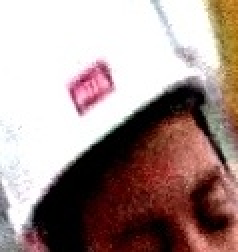
#> input picture image_enhancement_functions/dataset/helmet/103.jpg, 119 x 126 px (shown 2 times larger); its folder holds 3 pictures in this run
$ python train_classifier.py
#> lines starting #> are read from the running program, lines starting #| are printed output that depends on the picture
### image_enhancement_functions/hog_utils.py
import numpy as np

def rgb_to_gray(image: np.ndarray) -> np.ndarray:
    """
    Weighted luminance formula — matches human eye sensitivity.
    Green carries the most perceived brightness information.
    Input:  (H, W, 3) uint8
    Output: (H, W)    float32, range [0, 255]
    """
    return (0.299 * image[..., 0] +
            0.587 * image[..., 1] +
            0.114 * image[..., 2]).astype(np.float32)

def convolve2d(image: np.ndarray, kernel: np.ndarray) -> np.ndarray:
    """
    Manual 2D convolution — no scipy, no cv2.
    Uses stride tricks for speed instead of nested loops.
    """
    kh, kw = kernel.shape
    pad_h, pad_w = kh // 2, kw // 2

    # Pad so output is same size as input
    padded = np.pad(image, ((pad_h, pad_h), (pad_w, pad_w)), mode='reflect')

    # sliding_window_view gives us every (kh, kw) patch without copying data
    from numpy.lib.stride_tricks import sliding_window_view
    windows = sliding_window_view(padded, (kh, kw))  # shape: (H, W, kh, kw)

    # Dot each patch with the kernel
    return (windows * kernel).sum(axis=(-2, -1))


def compute_gradients(gray: np.ndarray):
    """
    Sobel-X detects vertical edges (responds to horizontal change).
    Sobel-Y detects horizontal edges (responds to vertical change).

    Sobel-X:          Sobel-Y:
    [-1  0 +1]        [+1 +2 +1]
    [-2  0 +2]        [ 0  0  0]
    [-1  0 +1]        [-1 -2 -1]
    """
    Kx = np.array([[-1, 0, 1],
                   [-2, 0, 2],
                   [-1, 0, 1]], dtype=np.float32)

    Ky = np.array([[ 1,  2,  1],
                   [ 0,  0,  0],
                   [-1, -2, -1]], dtype=np.float32)

    Gx = convolve2d(gray, Kx)
    Gy = convolve2d(gray, Ky)

    magnitude   = np.sqrt(Gx**2 + Gy**2)
    orientation = np.degrees(np.arctan2(Gy, Gx))  # range: (-180, 180]

    # HOG uses *unsigned* orientations — a vertical edge looks the same
    # whether the dark side is left or right. Fold into [0, 180).
    orientation = orientation % 180

    return Gx, Gy, magnitude, orientation

def build_cell_histograms(magnitude: np.ndarray,
                          orientation: np.ndarray,
                          cell_size: int = 8,
                          n_bins: int = 9) -> np.ndarray:
    """
    Divide the image into non-overlapping cells of (cell_size × cell_size).
    Each pixel casts a weighted vote into 2 adjacent bins (bilinear interpolation).

    Returns: (n_cells_y, n_cells_x, n_bins) — one 9-dim histogram per cell.

    Bin boundaries: 0°, 20°, 40°, 60°, 80°, 100°, 120°, 140°, 160°
    Bin centres:    10°, 30°, 50°, 70°, 90°, 110°, 130°, 150°, 170°
    """
    H, W = magnitude.shape
    n_cells_y = H // cell_size
    n_cells_x = W // cell_size

    histograms = np.zeros((n_cells_y, n_cells_x, n_bins), dtype=np.float32)

    bin_width = 180.0 / n_bins  # = 20 degrees per bin

    for cy in range(n_cells_y):
        for cx in range(n_cells_x):
            # Extract the 8×8 patch for this cell
            y0, y1 = cy * cell_size, (cy + 1) * cell_size
            x0, x1 = cx * cell_size, (cx + 1) * cell_size

            cell_mag = magnitude[y0:y1, x0:x1].ravel()   # 64 values
            cell_ori = orientation[y0:y1, x0:x1].ravel() # 64 values

            # Each pixel votes into bins using bilinear interpolation.
            # This prevents sharp jumps when an orientation crosses a bin edge.
            bin_float = cell_ori / bin_width       # e.g. 35° → bin 1.75
            bin_lo    = np.floor(bin_float).astype(int) % n_bins
            bin_hi    = (bin_lo + 1) % n_bins
            weight_hi = bin_float - np.floor(bin_float)  # fractional part
            weight_lo = 1.0 - weight_hi

            # Accumulate weighted magnitudes into both adjacent bins
            np.add.at(histograms[cy, cx], bin_lo, cell_mag * weight_lo)
            np.add.at(histograms[cy, cx], bin_hi, cell_mag * weight_hi)

    return histograms

def normalize_blocks(histograms: np.ndarray,
                     block_size: int = 2,
                     epsilon: float = 1e-6) -> np.ndarray:
    """
    Slide a (block_size × block_size) window of cells across the histogram grid.
    Stride = 1 cell, so blocks overlap.

    For a 128×64 patch: 16×8 cells → 15×7 = 105 blocks → 105×4×9 = 3780 features.

    L2-norm:  v_normalized = v / sqrt(||v||² + ε²)
    The epsilon prevents division by zero in flat regions.
    """
    n_cells_y, n_cells_x, n_bins = histograms.shape
    n_blocks_y = n_cells_y - block_size + 1
    n_blocks_x = n_cells_x - block_size + 1

    descriptor = []

    for by in range(n_blocks_y):
        for bx in range(n_blocks_x):
            # Concatenate the 4 cell histograms in this 2×2 block
            block = histograms[by:by+block_size, bx:bx+block_size, :]
            block_vec = block.ravel()  # 4 × 9 = 36 values

            # L2 normalization
            norm = np.sqrt(np.sum(block_vec**2) + epsilon**2)
            descriptor.append(block_vec / norm)

    return np.concatenate(descriptor)  # final 1D feature vector

def extract_hog(image_rgb: np.ndarray,
                cell_size: int = 8,
                block_size: int = 2,
                n_bins: int = 9,
                patch_size: tuple = (128, 64)) -> tuple:
    """
    Full HOG pipeline for a single image patch.

    patch_size: (height, width) — standard is 128×64 for pedestrian/person detection.
    For helmet detection on cropped head regions you might use 64×64.

    Returns:
        descriptor  — 1D feature vector (3780 values for 128×64)
        internals   — dict with gradient/histogram data for visualization
    """
    import cv2  # only for resize — all math stays ours

    # Resize patch to standard size
    patch = cv2.resize(image_rgb, (patch_size[1], patch_size[0]))

    gray                         = rgb_to_gray(patch)
    Gx, Gy, magnitude, orient    = compute_gradients(gray)
    histograms                   = build_cell_histograms(magnitude, orient,
                                                         cell_size, n_bins)
    descriptor                   = normalize_blocks(histograms, block_size)

    internals = {
        'patch':       patch,
        'gray':        gray,
        'Gx':          Gx,
        'Gy':          Gy,
        'magnitude':   magnitude,
        'orientation': orient,
        'histograms':  histograms,
        'cell_size':   cell_size,
        'n_bins':      n_bins,
    }

    return descriptor, internals

import cv2
import numpy as np
import matplotlib.pyplot as plt
import matplotlib.patches as mpatches

# [84 lines left out: function visualize_hog, not called in this run]

# [14 lines that do not run on import are left out]

    # This descriptor is what you feed to your SVM in Phase 3
    # Shape: (3780,) — one row per training image

### image_enhancement_functions/train_classifier.py
import os
import cv2
import numpy as np
from hog_utils import extract_hog
from sklearn.svm import SVC
from sklearn.model_selection import train_test_split
from sklearn.metrics import classification_report
import joblib

DATASET_PATH = "dataset"

X = []
y = []

labels = ["helmet", "no_helmet"]

print("📥 Loading dataset...")

for label in labels:
    folder = os.path.join(DATASET_PATH, label)

    for file in os.listdir(folder):
        img_path = os.path.join(folder, file)
        img = cv2.imread(img_path)
#> img is the input picture: shape (126, 119, 3); mean B, G, R 143.6, 147.1, 168.7

        if img is None:
            continue

        img_rgb = cv2.cvtColor(img, cv2.COLOR_BGR2RGB)

        features, _ = extract_hog(img_rgb, patch_size=(64, 64))
#> in extract_hog, `patch = cv2.resize(image_rgb, (patch_size[1], patch_size[0]))`:
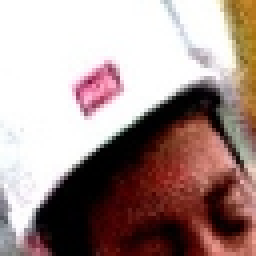
#> patch: shape (64, 64, 3) (shown 4 times larger); mean R, G, B 168.7, 147.1, 143.5
#> in convolve2d, `padded = np.pad(image, ((pad_h, pad_h), (pad_w, pad_w)), mode='reflect')`:
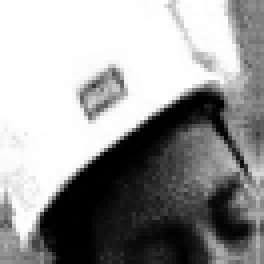
#> padded: shape (66, 66) float32 (shown 4 times larger); min 0, max 255, mean 153.8
#> in convolve2d, `return (windows * kernel).sum(axis=(-2, -1))`:
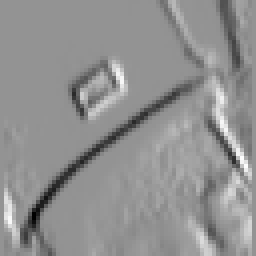
#> returned value: shape (64, 64) float32 (shown 4 times larger); min -824.2, max 601.8, mean -11.1; drawn with min black and max white
#> in convolve2d (call 2), `return (windows * kernel).sum(axis=(-2, -1))`:
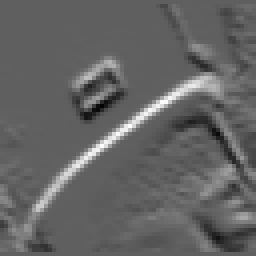
#> returned value: shape (64, 64) float32 (shown 4 times larger); min -489.2, max 813.6, mean 21.8; drawn with min black and max white
#> in compute_gradients, `magnitude   = np.sqrt(Gx**2 + Gy**2)`:
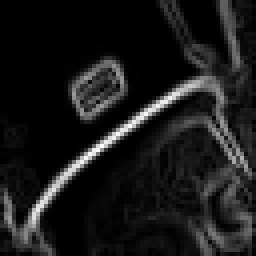
#> magnitude: shape (64, 64) float32 (shown 4 times larger); min 0, max 969.1, mean 99.9; drawn with min black and max white
#> in compute_gradients, `orientation = np.degrees(np.arctan2(Gy, Gx))`:
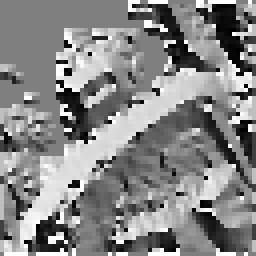
#> orientation: shape (64, 64) float32 (shown 4 times larger); min -180, max 180, mean 10; drawn with min black and max white
#> in compute_gradients, `orientation = orientation % 180`:
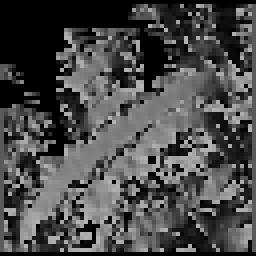
#> orientation: shape (64, 64) float32 (shown 4 times larger); min 0, max 179.8, mean 73.8
#> after the loop in normalize_blocks, `for by in range(n_blocks_y):`: descriptor = 49 items
#> in extract_hog, `descriptor                   = normalize_blocks(histograms, block_size)`: descriptor = 1764 values, max 0.975 at index 1042, min 0 at index 0, mean 0.0902
#> features has the same summary as descriptor in extract_hog

        X.append(features)
        y.append(label)
#> pass 2 of the loop `for label in labels:`:
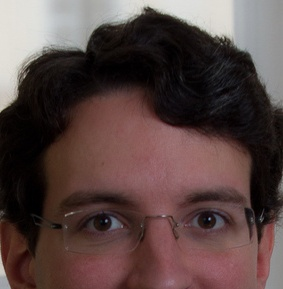
#> input picture image_enhancement_functions/dataset/no_helmet/21.jpg, 283 x 289 px
#> img is the input picture: shape (289, 283, 3); mean B, G, R 67, 69.2, 88.1
#> img_rgb: shape (289, 283, 3)
#> in compute_gradients (call 4), `magnitude   = np.sqrt(Gx**2 + Gy**2)`:
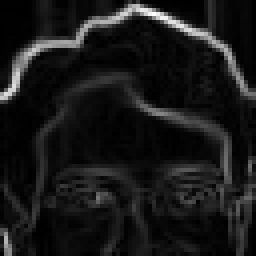
#> magnitude: shape (64, 64) float32 (shown 4 times larger); min 0, max 822.2, mean 79.2; drawn with min black and max white
#> in compute_gradients (call 4), `orientation = orientation % 180`:
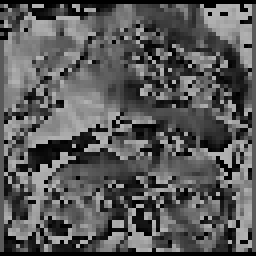
#> orientation: shape (64, 64) float32 (shown 4 times larger); min 0, max 179.9, mean 89.3
#> features = 1764 values, max 0.813 at index 706, min 0 at index 20, mean 0.0992

X = np.array(X)
y = np.array(y)

print(f"Dataset size: {len(X)} samples")

# ---------------- TRAIN ----------------
X_train, X_test, y_train, y_test = train_test_split(X, y, test_size=0.2)

print("🧠 Training SVM...")

model = SVC(kernel='linear', probability=True)
model.fit(X_train, y_train)

# ---------------- EVALUATE ----------------
y_pred = model.predict(X_test)

print("\n📊 Classification Report:")
print(classification_report(y_test, y_pred))

# ---------------- SAVE MODEL ----------------
os.makedirs("model", exist_ok=True)
joblib.dump(model, "model/svm_model.pkl")

print("✅ Model saved at model/svm_model.pkl")
